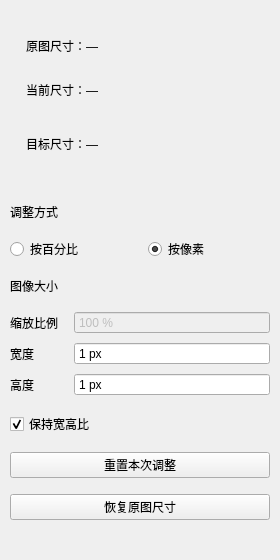
<?xml version="1.0" encoding="UTF-8"?>
<ui version="4.0">
 <class>ResizePanel</class>
 <widget class="QWidget" name="ResizePanel">
  <property name="geometry">
   <rect><x>0</x><y>0</y><width>280</width><height>560</height></rect>
  </property>
  <layout class="QVBoxLayout" name="rootLayout">
   <property name="spacing"><number>16</number></property>
   <property name="leftMargin"><number>10</number></property>
   <property name="topMargin"><number>12</number></property>
   <property name="rightMargin"><number>10</number></property>
   <property name="bottomMargin"><number>12</number></property>
   <item>
    <widget class="QFrame" name="summaryPanel">
     <property name="minimumSize"><size><width>0</width><height>175</height></size></property>
     <property name="maximumSize"><size><width>16777215</width><height>175</height></size></property>
     <layout class="QVBoxLayout" name="summaryLayout">
      <property name="spacing"><number>10</number></property>
      <property name="leftMargin"><number>16</number></property>
      <property name="topMargin"><number>16</number></property>
      <property name="rightMargin"><number>16</number></property>
      <property name="bottomMargin"><number>16</number></property>
      <item>
       <widget class="QLabel" name="originalSizeLabel">
        <property name="text"><string>原图尺寸：—</string></property>
        <property name="wordWrap"><bool>true</bool></property>
       </widget>
      </item>
      <item>
       <widget class="QLabel" name="currentSizeLabel">
        <property name="text"><string>当前尺寸：—</string></property>
        <property name="wordWrap"><bool>true</bool></property>
       </widget>
      </item>
      <item>
       <widget class="QLabel" name="targetSizeLabel">
        <property name="minimumSize"><size><width>0</width><height>54</height></size></property>
        <property name="text"><string>目标尺寸：—</string></property>
        <property name="wordWrap"><bool>true</bool></property>
       </widget>
      </item>
     </layout>
    </widget>
   </item>
   <item>
    <widget class="QLabel" name="modeHeading">
     <property name="text"><string>调整方式</string></property>
    </widget>
   </item>
   <item>
    <layout class="QHBoxLayout" name="modeLayout">
     <item>
      <widget class="QRadioButton" name="percentRadioButton">
       <property name="text"><string>按百分比</string></property>
      </widget>
     </item>
     <item>
      <widget class="QRadioButton" name="pixelRadioButton">
       <property name="text"><string>按像素</string></property>
       <property name="checked"><bool>true</bool></property>
      </widget>
     </item>
    </layout>
   </item>
   <item>
    <widget class="QLabel" name="sizeHeading">
     <property name="text"><string>图像大小</string></property>
    </widget>
   </item>
   <item>
    <layout class="QGridLayout" name="inputLayout" columnstretch="0,1">
     <property name="horizontalSpacing"><number>16</number></property>
     <property name="verticalSpacing"><number>8</number></property>
     <item row="0" column="0">
      <widget class="QLabel" name="percentSpinBoxLabel">
       <property name="text"><string>缩放比例</string></property>
       <property name="buddy"><cstring>percentSpinBox</cstring></property>
      </widget>
     </item>
     <item row="0" column="1">
      <widget class="QSpinBox" name="percentSpinBox">
       <property name="toolTip"><string>以本次进入尺寸模式时的当前尺寸为基准</string></property>
       <property name="enabled"><bool>false</bool></property>
       <property name="buttonSymbols"><enum>QAbstractSpinBox::NoButtons</enum></property>
       <property name="suffix"><string> %</string></property>
       <property name="minimum"><number>1</number></property>
       <property name="maximum"><number>200</number></property>
       <property name="value"><number>100</number></property>
      </widget>
     </item>
     <item row="1" column="0">
      <widget class="QLabel" name="widthSpinBoxLabel">
       <property name="text"><string>宽度</string></property>
       <property name="buddy"><cstring>widthSpinBox</cstring></property>
      </widget>
     </item>
     <item row="1" column="1">
      <widget class="QSpinBox" name="widthSpinBox">
       <property name="buttonSymbols"><enum>QAbstractSpinBox::NoButtons</enum></property>
       <property name="suffix"><string> px</string></property>
       <property name="minimum"><number>1</number></property>
       <property name="maximum"><number>2147483647</number></property>
      </widget>
     </item>
     <item row="2" column="0">
      <widget class="QLabel" name="heightSpinBoxLabel">
       <property name="text"><string>高度</string></property>
       <property name="buddy"><cstring>heightSpinBox</cstring></property>
      </widget>
     </item>
     <item row="2" column="1">
      <widget class="QSpinBox" name="heightSpinBox">
       <property name="buttonSymbols"><enum>QAbstractSpinBox::NoButtons</enum></property>
       <property name="suffix"><string> px</string></property>
       <property name="minimum"><number>1</number></property>
       <property name="maximum"><number>2147483647</number></property>
      </widget>
     </item>
    </layout>
   </item>
   <item>
    <widget class="QCheckBox" name="keepAspectCheckBox">
     <property name="text"><string>保持宽高比</string></property>
     <property name="checked"><bool>true</bool></property>
    </widget>
   </item>
   <item>
    <layout class="QVBoxLayout" name="resetLayout">
     <item>
      <widget class="QPushButton" name="resetSizeButton">
       <property name="text"><string>重置本次调整</string></property>
      </widget>
     </item>
     <item>
      <widget class="QPushButton" name="restoreOriginalSizeButton">
       <property name="text"><string>恢复原图尺寸</string></property>
      </widget>
     </item>
    </layout>
   </item>
   <item>
    <spacer name="bottomSpacer">
     <property name="orientation"><enum>Qt::Vertical</enum></property>
     <property name="sizeHint"><size><width>0</width><height>0</height></size></property>
    </spacer>
   </item>
  </layout>
 </widget>
 <tabstops>
  <tabstop>percentRadioButton</tabstop>
  <tabstop>pixelRadioButton</tabstop>
  <tabstop>percentSpinBox</tabstop>
  <tabstop>widthSpinBox</tabstop>
  <tabstop>heightSpinBox</tabstop>
  <tabstop>keepAspectCheckBox</tabstop>
  <tabstop>resetSizeButton</tabstop>
  <tabstop>restoreOriginalSizeButton</tabstop>
 </tabstops>
 <resources/>
 <connections/>
</ui>
